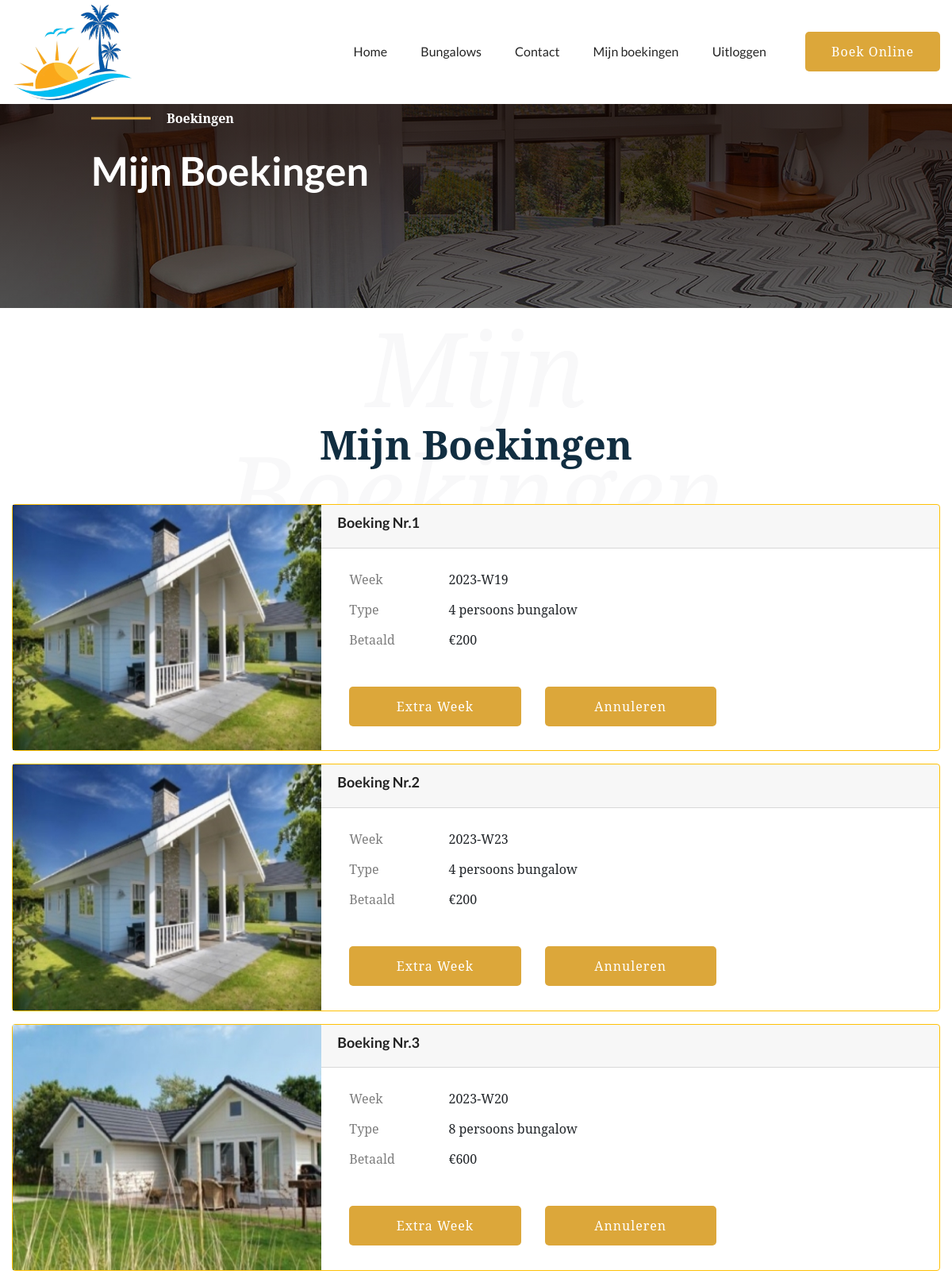
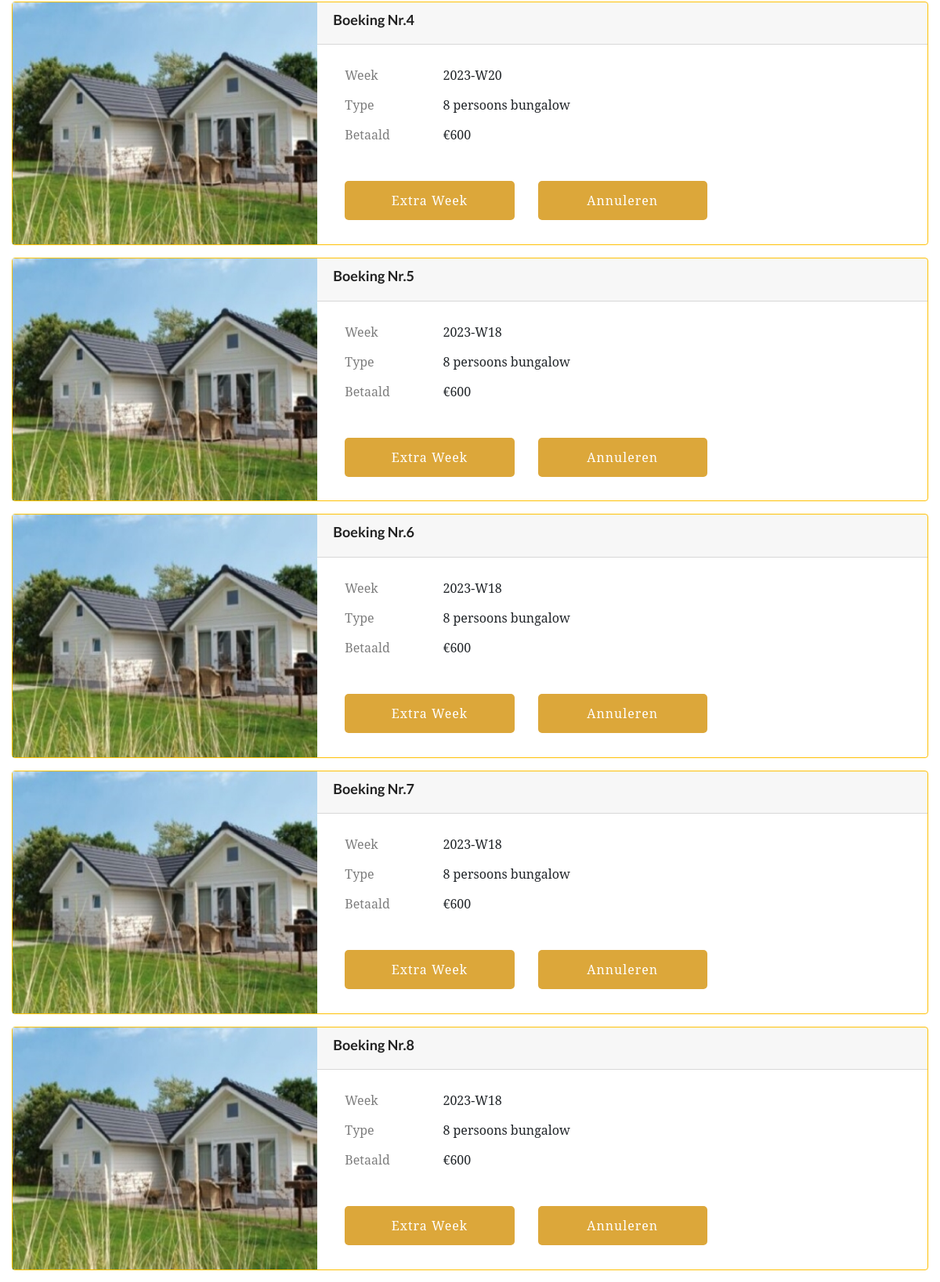
The page /boekingen (signed in, upper part) on the database its author committed (2 pictures, top to bottom).
### website2/models.py (models this page shows)
class Boekingen(db.Model):
    __tablename__ = 'bookings'
    table_args = (
        db.UniqueConstraint('bungalow_id', 'week'),
    )
    id = db.Column(db.Integer, primary_key=True)
    week = db.Column(db.Integer, nullable=False) # Not NULL
    customer_id = db.Column(db.Integer, db.ForeignKey('customer.id')) # Foreign key?
    bungalow_id = db.Column(db.Integer, db.ForeignKey('bungalow.id')) # Foreign key?

class Bungalow(db.Model):
    __tablename__ = 'bungalow'
    id = db.Column(db.Integer, primary_key=True)
    name = db.Column(db.Text, nullable = False)
    size = db.Column(db.Integer, nullable = False)
    price = db.Column(db.Integer, nullable = False)
    bookings = db.relationship('Boekingen', backref='bungalow', uselist=False)

### website2/auth.py (the view)
@auth.route('/boekingen')
@login_required
def boekingen():
    results = db.session.execute(db.select(Boekingen, Bungalow)
                                 .filter(Boekingen.bungalow_id == Bungalow.id)
                                 .filter(Boekingen.customer_id == current_user.id)).scalars()
    return render_template("mijnboekingen.html", user=current_user, boekingen=results)

### website2/__init__.py (called while the page is built)
def create_app():
    app = Flask(__name__)
    app.config['SECRET_KEY'] = 'geheimesleutel'
    app.config['SQLALCHEMY_DATABASE_URI'] = f'sqlite:///{DB_NAME}'
    db.init_app(app)
    from .views import views
    from .auth import auth
    app.register_blueprint(views, url_prefix='/')
    app.register_blueprint(auth, url_prefix='/')
    from .models import Klant, Boekingen, Bungalow
    login_manager = LoginManager()
    login_manager.login_view = 'auth.login'
    login_manager.init_app(app)
    @login_manager.user_loader
    def load_klant(id):
        return Klant.query.get(int(id))
    with app.app_context():
        db.create_all()
    return app

### website2/templates/mijnboekingen.html (shortened to what this page needs)
{% extends "base.html" %}
{% block content %}
        <link rel="stylesheet" href="../static/assets/css/bootstrap.min.css">
        <link rel="stylesheet" href="../static/assets/css/owl.carousel.min.css">
        <link rel="stylesheet" href="../static/assets/css/gijgo.css">
        <link rel="stylesheet" href="../static/assets/css/slicknav.css">
        <link rel="stylesheet" href="../static/assets/css/animate.min.css">
        <link rel="stylesheet" href="../static/assets/css/magnific-popup.css">
        <link rel="stylesheet" href="../static/assets/css/fontawesome-all.min.css">
        <link rel="stylesheet" href="../static/assets/css/themify-icons.css">
        <link rel="stylesheet" href="../static/assets/css/themify-icons.css">
        <link rel="stylesheet" href="../static/assets/css/slick.css">
        <link rel="stylesheet" href="../static/assets/css/nice-select.css">
        <link rel="stylesheet" href="../static/assets/css/style.css">
        <link rel="stylesheet" href="../static/assets/css/responsive.css">
   </head>
   <body>
    <div id="preloader-active">
        <div class="preloader d-flex align-items-center justify-content-center">
            <div class="preloader-inner position-relative">
                <div class="preloader-img pere-text">
                    <strong>Boekingen</b>
                </div>
            </div>
        </div>
    </div>
    <main>
        <div class="slider-area">
            <div class="single-slider hero-overly slider-height2 d-flex align-items-center" data-background="../static/assets/img/hero/aboutpage_hero.jpg" >
                <div class="container">
                    <div class="row ">
                        <div class="col-md-11 offset-xl-1 offset-lg-1 offset-md-1">
                            <div class="hero-caption">
                                <span>Boekingen</span>
                                <h2>Mijn Boekingen</h2>
                            </div>
                        </div>
                    </div>
                </div>
            </div>
        </div>
        <section class="room-area r-padding1">
            <div class="container">
                <div class="row justify-content-center">
                    <div class="col-xl-8">
                        <div class="font-back-tittle mb-45">
                            <div class="archivment-front">
                                <h3>Mijn Boekingen</h3>
                            </div>
                            <h3 class="archivment-back">Mijn Boekingen</h3>
                        </div>
                    </div>
                </div>
                {% for boeking in boekingen %}
                <div class="card border-warning mb-3" style="max-width: full-screen;">
                    <div class="row no-gutters">
                      <div class="col-md-4 ">
                        {% if boeking.bungalow.id == 1 %}
                        <img src="../static/boekingcss/img/boeking4.jpg" class="float" alt="image4" height="309.25" width="389">
                        {% elif boeking.bungalow.id == 2 %}
                        <img src="../static/boekingcss/img/boeking6.jpg" class="float" alt="image4" height="309.25" width="389">
                        {% elif boeking.bungalow.id == 3 %}
                        <img src="../static/boekingcss/img/boeking8.jpg" class="float" alt="image4" height="309.25" width="389">
                        {% endif %}
                      </div>
                      <div class="col-md-8">
                        <div class="card-header "><h4><b>Boeking Nr.{{ boeking.id }}</b></h4>
                        </div>
                        <div class="card-body">
                            <div class="container">
                                <div class="mb-3 row ">
                                    <label for="staticEmail" class="col-sm-2 col-form-label">Week</label>
                                    <div class="col-sm-10">
                                      <input type="text" readonly class="form-control-plaintext" id="staticEmail" value="{{ boeking.week }}">
                                    </div>
                                    <label for="staticEmail" class="col-sm-2 col-form-label">Type</label>
                                    <div class="col-sm-10">
                                      <input type="text" readonly class="form-control-plaintext" id="staticEmail" value="{{ boeking.bungalow.size }} persoons bungalow">
                                    </div>
                                    <label for="staticEmail" class="col-sm-2 col-form-label">Betaald</label>
                                    <div class="col-sm-10">
                                      <input type="text" readonly class="form-control-plaintext" id="staticEmail" value="€{{ boeking.bungalow.price }}">
                                    </div>
                                </div>
                                <br>
                                <div class="row">
                                    <div class="col-4">
                                        <div class="header-btn">
                                            {% if boeking.bungalow.id == 1 %}
                                            <a href="/bungalow/1" class="btn btn1 d-none d-lg-block ">Extra week</a>
                                            {% elif boeking.bungalow.id == 2 %}
                                            <a href="/bungalow/2" class="btn btn1 d-none d-lg-block ">Extra week</a>
                                            {% elif boeking.bungalow.id == 3 %}
                                            <a href="/bungalow/3" class="btn btn1 d-none d-lg-block ">Extra week</a>
                                            {% endif %}
                                        </div>
                                    </div>
                                    <div class="col-4">
                                        <div class="header-btn">
                                        <a class="btn btn1 d-none d-lg-block" href="{{ url_for('auth.delete_pl', id=boeking.id) }}">Annuleren</a>
                                    </div>
                                </div>
                                </div>
                            </div>
                        </div>
                      </div>
                    </div>
                  </div>
                  {% endfor %}
        </section>
    </body>
{% endblock %}

### website2/templates/base.html (shortened to what this page needs)
<!doctype html>
<html class="no-js" lang="zxx">
<head>
</head>
<body>
<header>
    <div class="fixed-top">
        <div class="navbar-white bg-white">
            <div class="header-area header-sticky">
                <div class="main-header ">
                    <div class="container">
                        <div class="row align-items-center">
                            <div class="col-xl-2 col-lg-2">
                                <div class="logo">
                                <a href="/"><img src="../static/assets/img/logo/logo.png" alt=""></a>
                                </div>
                            </div>
                        <div class="col-xl-8 col-lg-8">
                                <div class="main-menu f-right d-none d-lg-block">
                                    <nav>
                                        <ul id="navigation">
                                            <li><a href="/">Home</a></li>
                                            <li><a href="/bungalows">Bungalows</a></li>
                                            <li><a href="#contact">Contact</a></li>
                                            {% if current_user.is_authenticated %}
                                            <li><a href="/boekingen">Mijn boekingen</a></li>
                                            <li><a href="/logout">Uitloggen</a></li>
                                            {% endif %}
                                        </ul>
                                    </nav>
                                </div>
                            </div>
                            <div class="col-xl-2 col-lg-2">
                                <div class="header-btn">
                                    <a href="/bungalows" class="btn btn1 d-none d-lg-block ">Boek Online</a>
                                </div>
                            </div>
                            <div class="col-12">
                            </div>
                        </div>
                    </div>
                </div>
            </div>
        </div>
    </div>
</header>
{% block content %}
{% endblock %}
</body>

### rows shown on the page
Boekingen: id "1", week "2023-W19", bungalow.size "4 persoons bungalow", bungalow.price "€200", shows "Extra Week"
Boekingen: id "2", week "2023-W23", bungalow.size "4 persoons bungalow", bungalow.price "€200", shows "Extra Week"
Boekingen: id "3", week "2023-W20", bungalow.size "8 persoons bungalow", bungalow.price "€600", shows "Extra Week"
Boekingen: id "4", week "2023-W20", bungalow.size "8 persoons bungalow", bungalow.price "€600", shows "Extra Week"
Boekingen: id "5", week "2023-W18", bungalow.size "8 persoons bungalow", bungalow.price "€600", shows "Extra Week"
Boekingen: id "6", week "2023-W18", bungalow.size "8 persoons bungalow", bungalow.price "€600", shows "Extra Week"
Boekingen: id "7", week "2023-W18", bungalow.size "8 persoons bungalow", bungalow.price "€600", shows "Extra Week"
Boekingen: id "8", week "2023-W18", bungalow.size "8 persoons bungalow", bungalow.price "€600", shows "Extra Week"
